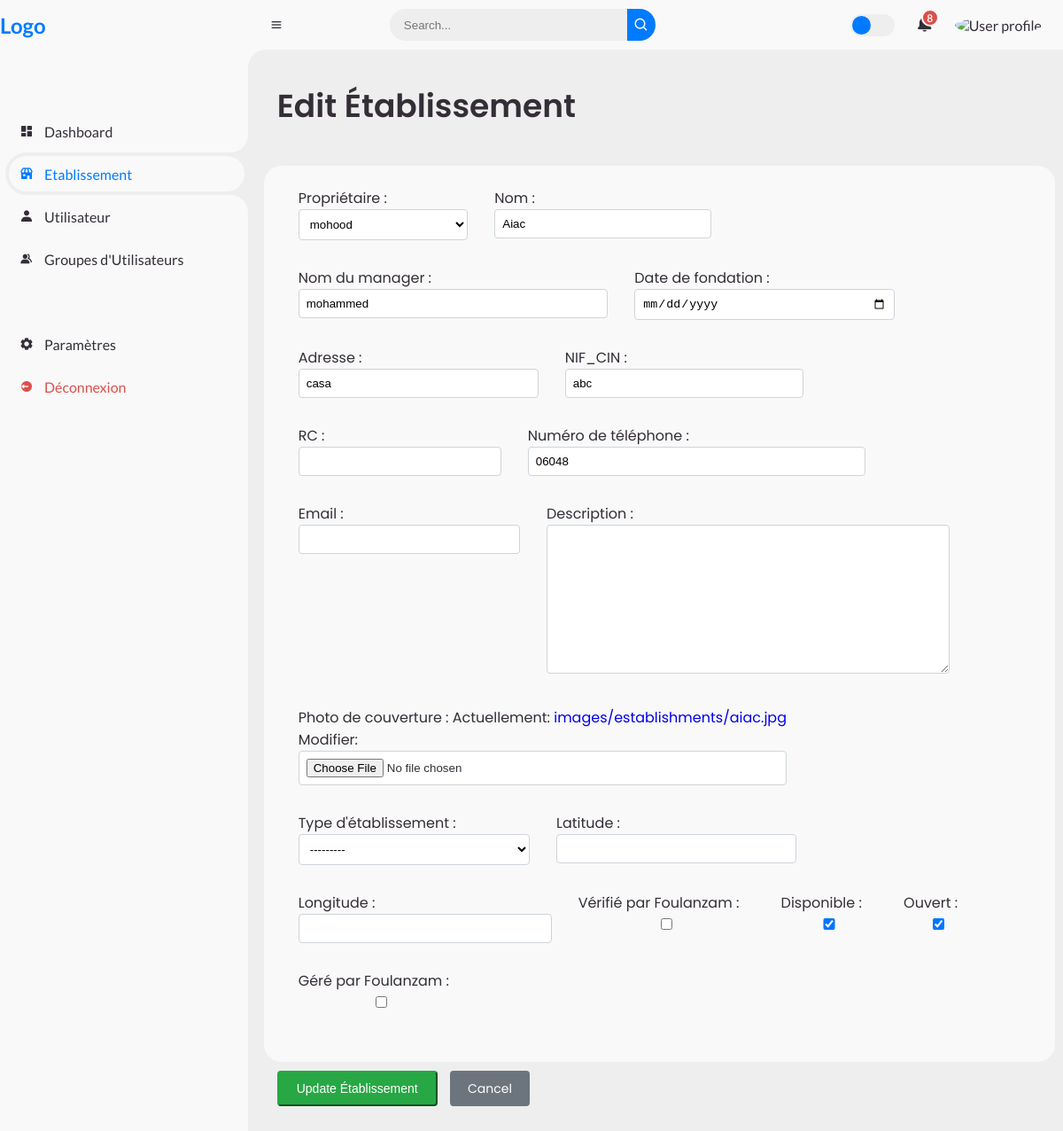
The app's page /dashboard/edit_etablissement/1/, older data.
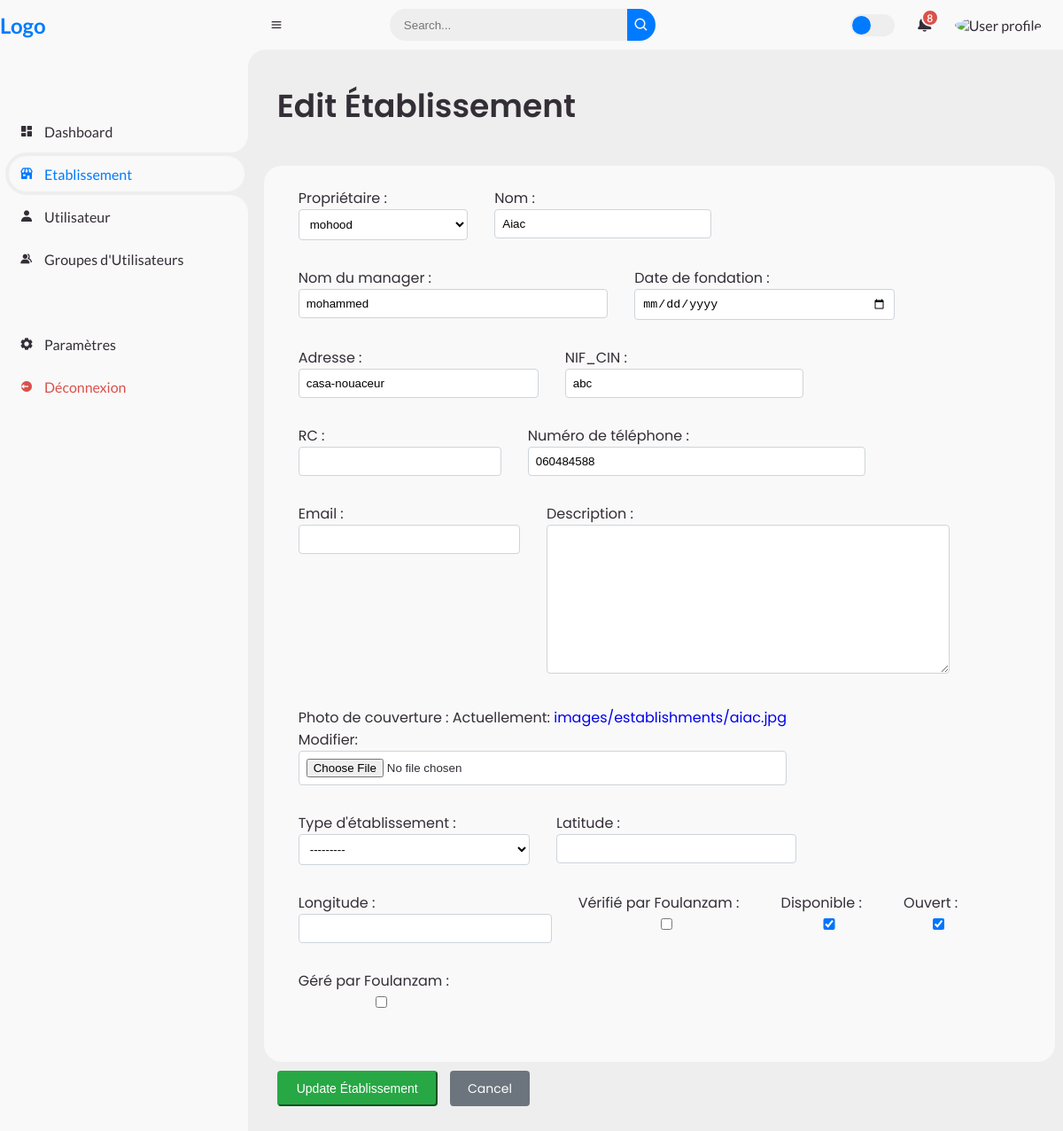
The same page, newer data.
### dashboard/models.py (models this page shows, shortened)
class Establishment(models.Model):
    owner = models.ForeignKey(NormalUser, on_delete=models.RESTRICT, related_name='establishments', verbose_name="Propriétaire")
    name = models.CharField(verbose_name="Nom", max_length=225)
    manager_name = models.CharField(verbose_name="Nom du manager", max_length=100, null=True, blank=True)
    foundation_date = models.DateField(verbose_name="Date de fondation", null=True, blank=True)
    address = models.CharField(verbose_name="Adresse", max_length=100)
    nif_cin = models.CharField(verbose_name="NIF_CIN", max_length=9, null=True)
    rc_license = models.CharField(verbose_name="RC", max_length=12, blank=True, null=True)
    phone_number = models.CharField(verbose_name="Numéro de téléphone", max_length=20, default="1234567890")
    email = models.EmailField(max_length=100, blank=True, null=True)
    description = models.TextField(max_length=500, blank=True, null=True)
    image = models.ImageField(verbose_name="Photo de couverture", upload_to="images/establishments", blank=False, null=True)
    establishment_type = models.CharField(verbose_name="Type d'établissement", max_length=100, choices=[('type1', 'Type 1'), ('type2', 'Type 2')], blank=True)
    latitude = models.FloatField(validators=[MinValueValidator(-90), MaxValueValidator(90)], blank=True, null=True)
    longitude = models.FloatField(validators=[MinValueValidator(-180), MaxValueValidator(180)], blank=True, null=True)
    is_verified = models.BooleanField(verbose_name="Vérifié par Foulanzam", default=False)
    is_available = models.BooleanField(verbose_name="Disponible", default=True)
    is_open = models.BooleanField(verbose_name="Ouvert", default=True)
    is_managed = models.BooleanField(verbose_name="Géré par Foulanzam", default=False)

### dashboard/views.py (the view)
# urls.py: path('edit_etablissement/<int:etablissement_id>/', views.edit_etablissement, name='edit_etablissement'),
def edit_etablissement(request, etablissement_id):
    etablissement = get_object_or_404(Establishment, pk=etablissement_id)
    if request.method == 'POST':
        form = EstablishmentForm(request.POST, instance=etablissement)
        if form.is_valid():
            form.save()
            messages.success(request, "Établissement updated successfully!")
            return redirect('dashboard:etablissement')
        else:
            messages.error(request, "Error updating the établissement.")
    else:
        form = EstablishmentForm(instance=etablissement)
    return render(request, 'edit_etablissement.html', {'form': form, 'etablissement': etablissement ,'current_section': 'etablissement'})

### dashboard/models.py (called while the page is built)
    def __str__(self):
        return self.username

### dashboard/templates/edit_etablissement.html (shortened to what this page needs)
{% extends 'base.html' %}
{% block content %}
<div class="container">
    <div class="head-title">
        <div class="left">
            <h1>Edit Établissement</h1>
        </div>
    </div>
    <form method="POST">
        <div class="table-data">
            <div class="row">
                {% for field in form %}
                    <div class="col-md-4">
                        <div class="form-group">
                            {{ field.label_tag }}
                            {{ field }}
                        </div>
                    </div>
                {% endfor %}
            </div>
        </div>
        <button type="submit" class="btn btn-primary update-btn">Update Établissement</button>
        <a href="{% url 'dashboard:etablissement' %}" class="btn btn-secondary cancel-btn">Cancel</a>
    </form>
</div>
{% endblock %}

Row changes from the older to the newer data that the page shows:
changed Establishment "mohood": address "casa" → "casa-nouaceur"; phone_number "06048" → "060484588"
